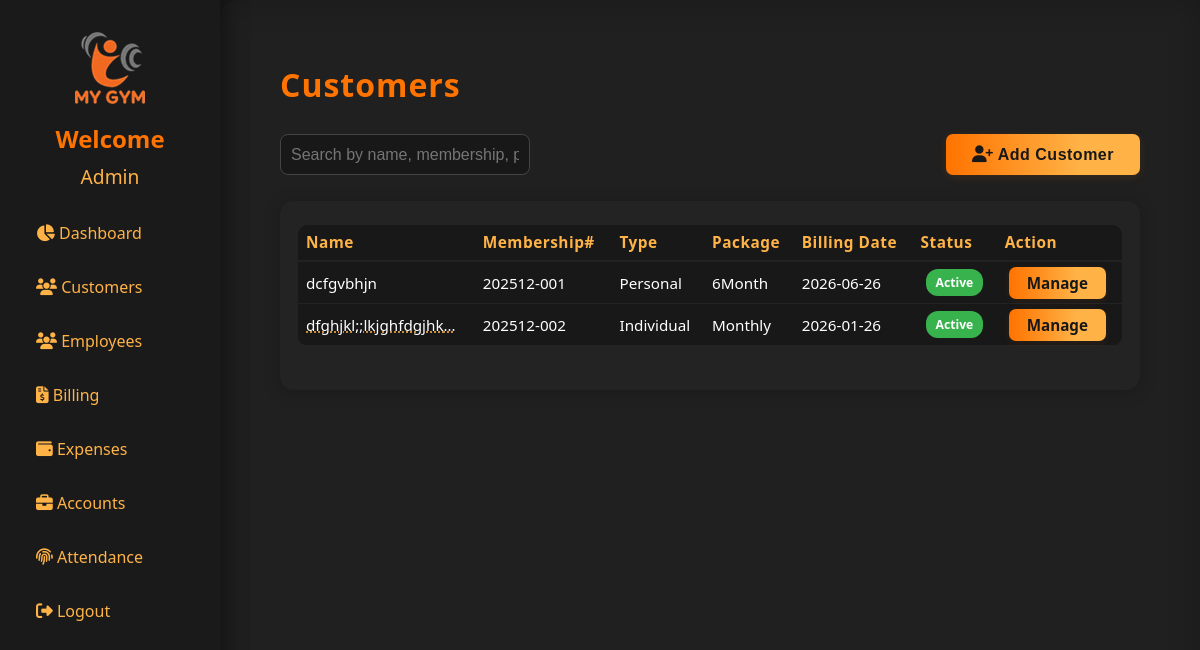
Page /customers (signed in) on the earlier database version.
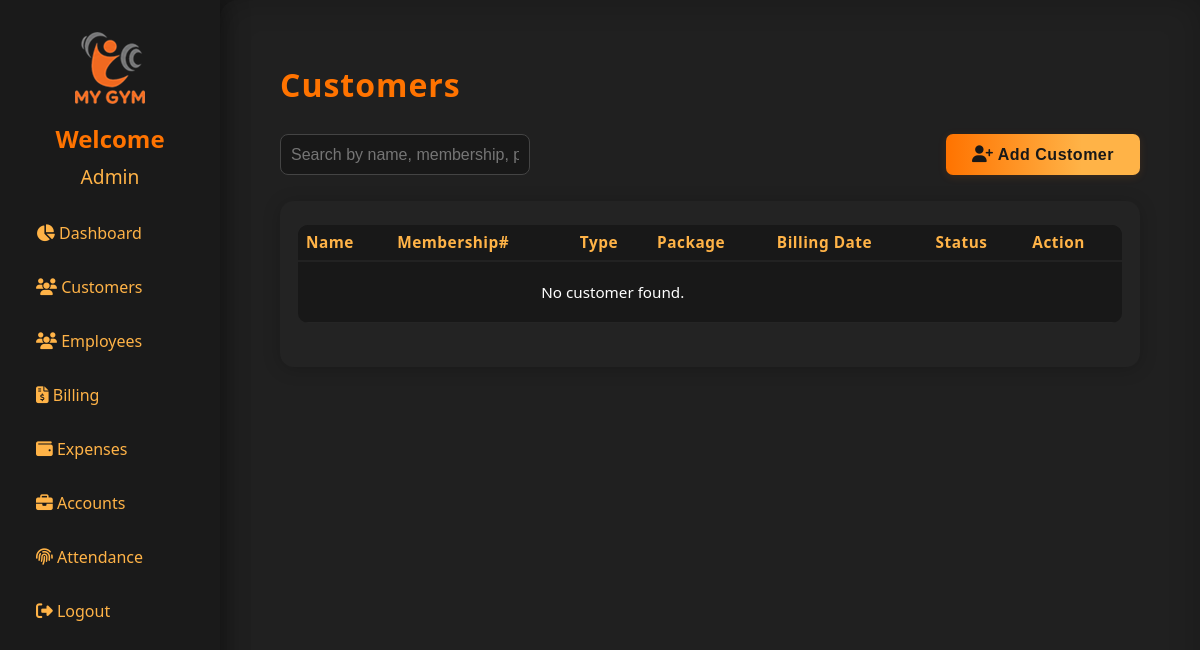
Same page on the later database version.
### models.py (models this page shows)
class Customer(db.Model):
    id = db.Column(db.Integer, primary_key=True)
    membership_no = db.Column(db.String(20), unique=True)
    admission_date = db.Column(db.Date)
    type = db.Column(db.String(32))
    status = db.Column(db.String(20), default="Not Paid")
    billing_date = db.Column(db.Date)
    name = db.Column(db.String(120), nullable=False)
    email = db.Column(db.String(120))
    father_or_husband = db.Column(db.String(120))
    cnic = db.Column(db.String(20))
    gender = db.Column(db.String(20))
    marital_status = db.Column(db.String(20))
    blood_group = db.Column(db.String(10))
    dob = db.Column(db.Date)
    height = db.Column(db.Float)
    weight = db.Column(db.Float)
    waist = db.Column(db.Float)
    profession = db.Column(db.String(120))
    nationality = db.Column(db.String(50))
    address = db.Column(db.String(200))
    phone = db.Column(db.String(30))
    emergency_contact = db.Column(db.String(30))
    package = db.Column(db.String(50))
    personal_training_time = db.Column(db.String(50))
    trainer = db.Column(db.String(50))
    bmi_test = db.Column(db.String(10))  # 'Yes' or 'No'
    bmi_value = db.Column(db.Float)
    illnesses = db.Column(db.String(200))
    illness_other = db.Column(db.String(100))
    join_reasons = db.Column(db.String(200))
    terms_accepted = db.Column(db.Boolean, default=False)
    thumb_id = db.Column(db.String(100))

### app.py (the view, shortened to what this page needs)
@app.route('/customers')
@login_required
def customers():
    q = request.args.get('q', '').strip()
    query = Customer.query
    customers_list = query.all()
    from flask import get_flashed_messages
    messages = get_flashed_messages(with_categories=True)
    print("Flashed messages:", messages)   # <-- See in terminal
    return render_template("customers.html", customers=customers_list)

### app.py (called while the page is built)
@login_manager.user_loader
def load_user(user_id):
    return db.session.get(User, int(user_id))

### templates/customers.html (shortened to what this page needs)
{% extends "base.html" %}
{% block content %}
<h1 style="color:#ff7300; letter-spacing:1px; margin-bottom: 28px;">Customers</h1>
<div class="customers-header" style="display: flex; justify-content: space-between; align-items: center; margin-bottom: 26px;">
    <form method="get" action="{{ url_for('customers') }}" class="customers-search-form" style="flex: 1; max-width: 250px;">
        <input
            type="text"
            name="q"
            placeholder="Search by name, membership, phone, or CNIC..."
            value="{{ request.args.get('q', '') }}"
            class="form-input search-input"
            autocomplete="off"
            style="width: 100%;"
        >
    </form>
    <button class="leet-btn" style="width:auto; padding:12px 26px; font-size:1em; margin-left: 22px;" onclick="window.location='/add_customer'">
        <i class="fa fa-user-plus"></i> Add Customer
    </button>
</div>
<div class="customers-table-wrap">
    <table class="customers-table">
        <thead>
            <tr>
                <th>Name</th>
                <th>Membership#</th>
                <th>Type</th>
                <th>Package</th>
                <th>Billing Date</th>
                <th>Status</th>
                <th>Action</th>
            </tr>
        </thead>
        <tbody class=customers-table-body>
            {% for c in customers %}
            <tr>
                <td>
                    {% if c.name and c.name|length > 20 %}
                        <span title="{{ c.name }}">{{ c.name[:20] }}&hellip;</span>
                    {% else %}
                        {{ c.name }}
                    {% endif %}
                </td>
                <td>{{ c.membership_no }}</td>
                <td>{{ c.type }}</td>
                <td>{{ c.package.split('_')[1] if '_' in c.package else c.package }}</td>
                <td>{{ c.billing_date.strftime('%Y-%m-%d') }}</td>
                <td>
                    {% if c.status and c.status.lower() == 'active' %}
                        <span class="status-badge status-active">{{ c.status }}</span>
                    {% elif c.status and c.status.lower() == 'not paid' %}
                        <span class="status-badge status-unpaid">{{ c.status }}</span>
                    {% else %}
                        <span class="status-badge status-inactive">{{ c.status or 'Inactive' }}</span>
                    {% endif %}
                </td>
                <td>
                    <a href="{{ url_for('manage_customer', cnic=c.cnic) }}" class="manage-btn">Manage</a>
                </td>
            </tr>
             {% else %}
            <tr>
                <td colspan="5" style="text-align:center; padding:20px;">No customer found.</td>
            </tr>
            {% endfor %}
        </tbody>
    </table>
</div>
{% endblock %}

Differences in the rows shown:
removed Customer: name "dcfgvbhjn", membership_no "202512-001", type "Personal", package "6Month", billing_date "2026-06-26", status "Active"
removed Customer: name "dfghjkl;;lkjghfdgjhk", membership_no "202512-002", type "Individual", package "Monthly", billing_date "2026-01-26", status "Active"
Other differences:
text now shown: "No customer found."
